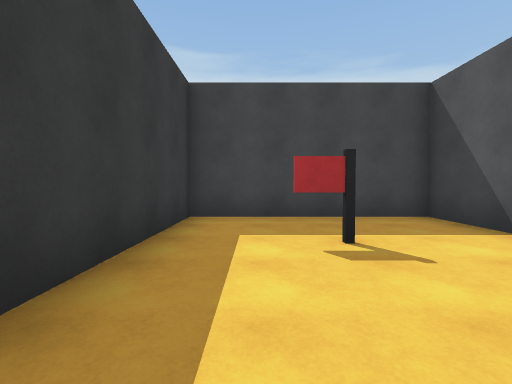
View 1 (above)

24 first-person views from a walk through a scene from a Unity 3-D project. The camera is 1.3 m above the floor, tilts 2° down and sees 85° across. The floor is counted in squares, 2 m on a side. Each view is taken from the middle of a square. On the plan, view 1 faces up. The plan holds only what a view shows up to about 9 squares ahead; the rest is blank. The place goes on beyond the plan. The player is left out.

View 2
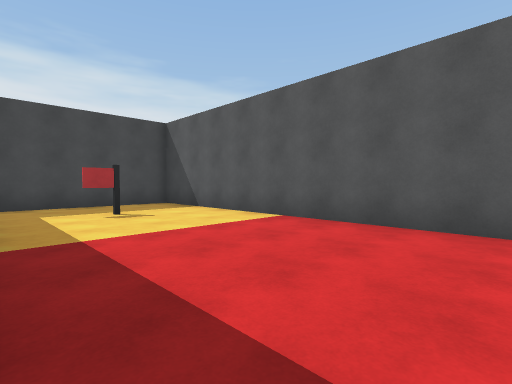

View 3
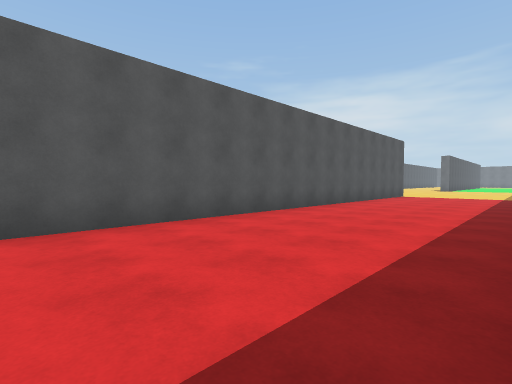

View 4
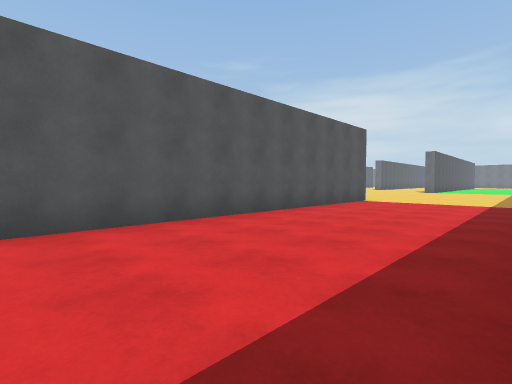

View 5
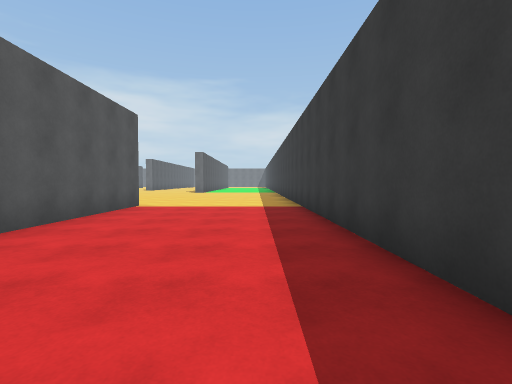

View 6
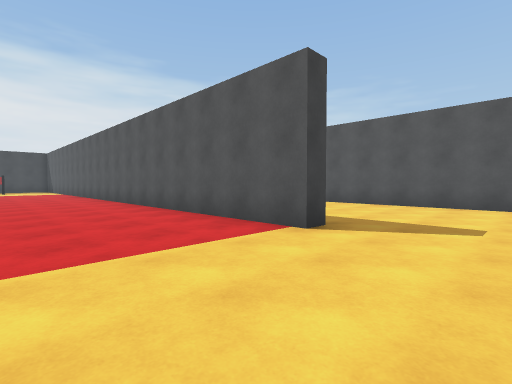

View 7
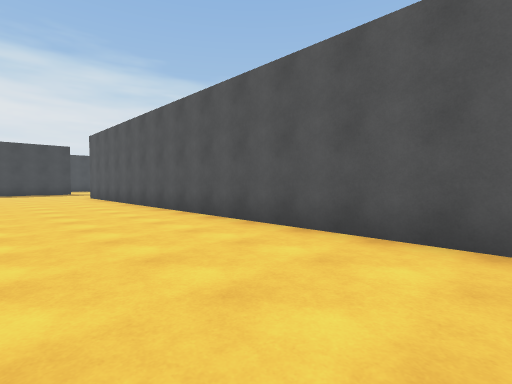

View 8
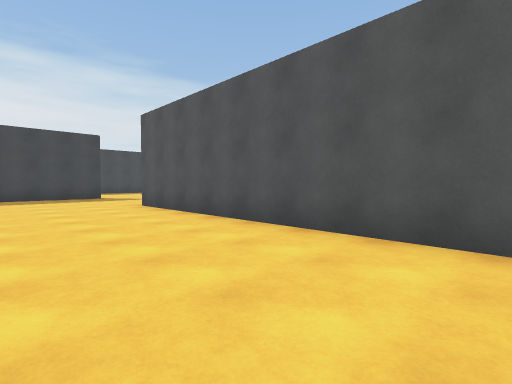

View 9
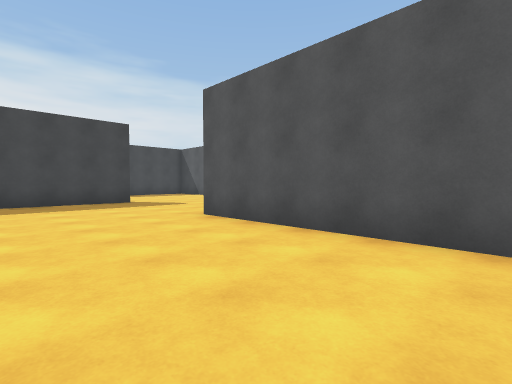

View 10
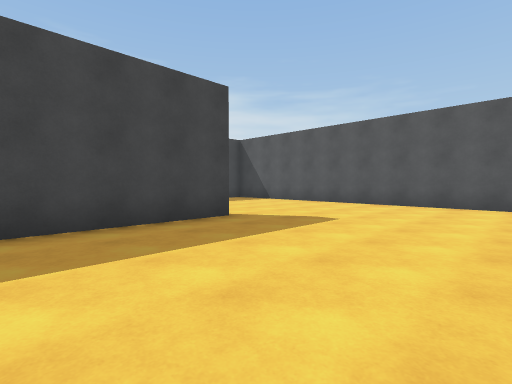

View 11
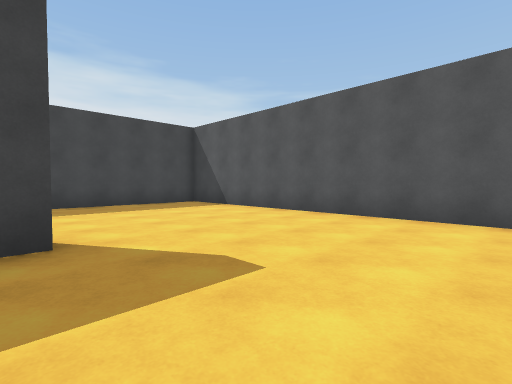

View 12
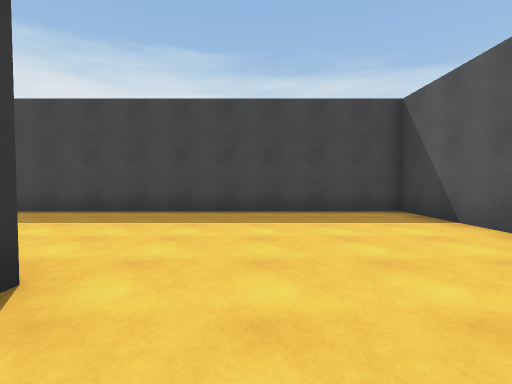

View 13
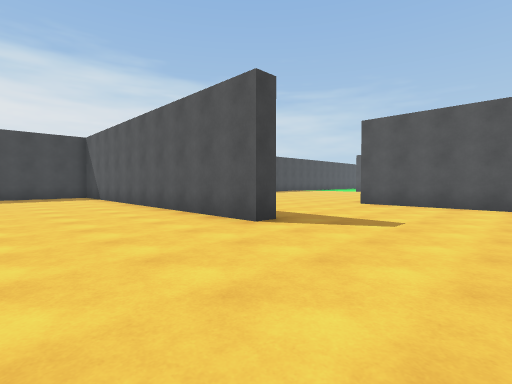

View 14
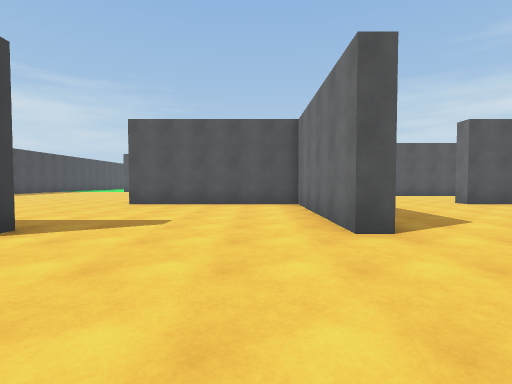

View 15
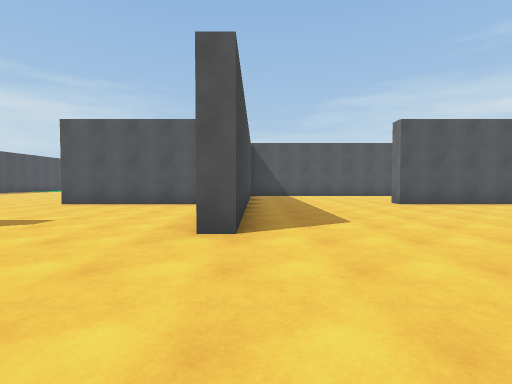

View 16
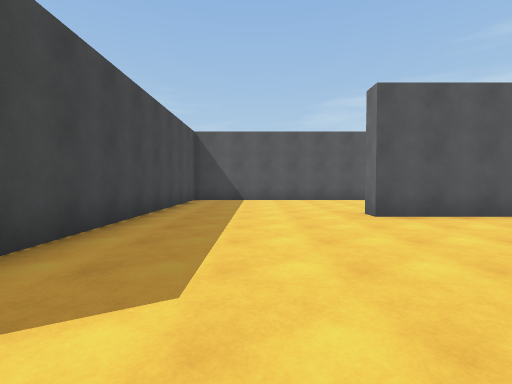

View 17
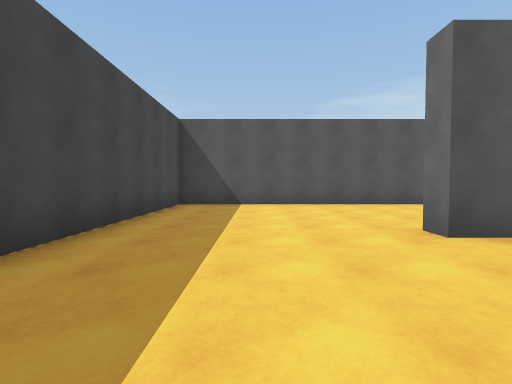

View 18
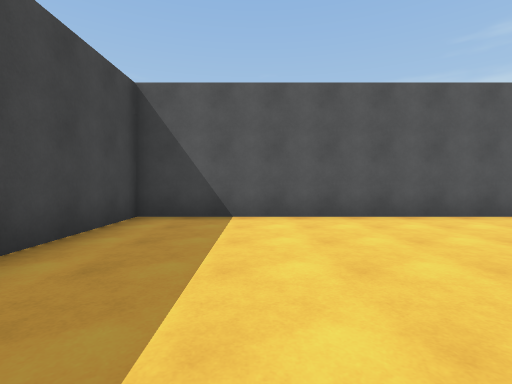

View 19
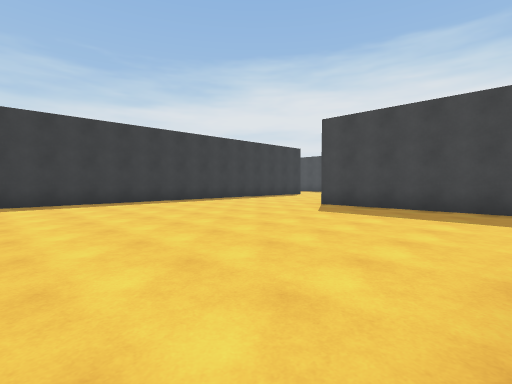

View 20
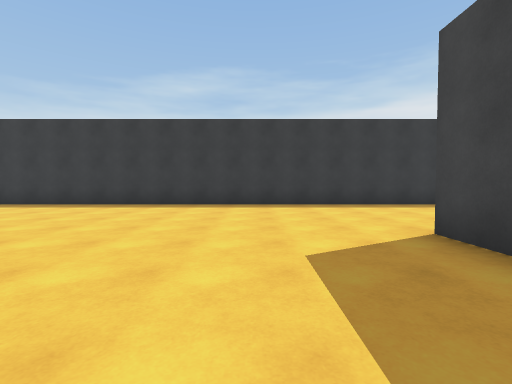

View 21
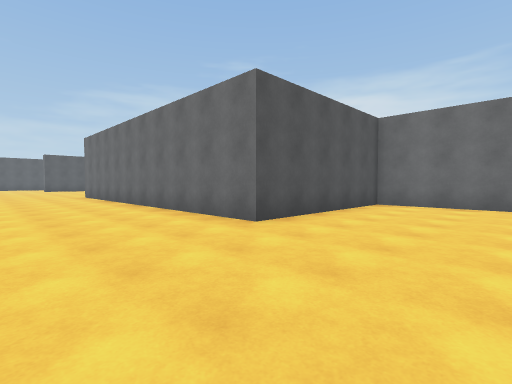

View 22
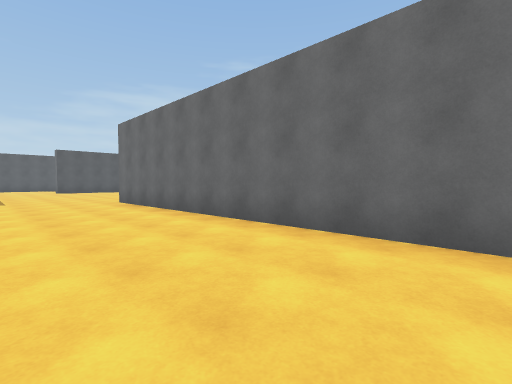

View 23
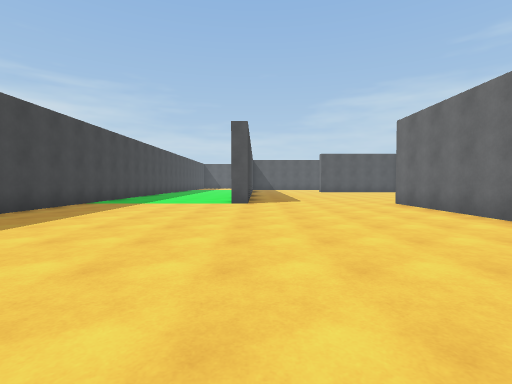

View 24
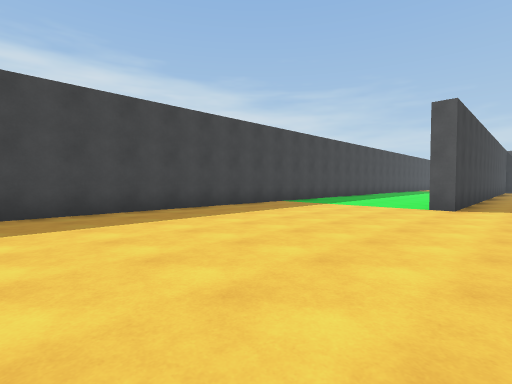

### Floor plan
Points are (right, up) in squares from view 1. A wall is a line through its corners. A room is listed if a view was taken in it or the views show most of it. See-through windows are left out.
Room 1 (views 1, 2, 3, 4, 5, 6, 7, 8, 9, 10, 11, 12, 13, 14, 15, 16, 17, 18, 19, 20, 21, 22, 23, 24)
walls: (13.8, -4.8) (13.3, -4.8) (13.3, 5.2) (4.6, 5.2); (8.8, -6.6) (8.8, -17.5); (8.6, 0.2) (5.1, 0.2); (18.3, -17.5) (18.3, -14.3) (18.8, -14.3); (23.2, -17) (23.2, -9.8) (13.5, -9.8) (13.5, -9.3) (18.3, -9.3) (18.3, -4.3) (28.5, -4.3); (8.3, -16.9) (8.3, -4.2); (3.8, -14.8) (3.2, -14.8) (3.2, 5.2) (-1.3, 5.2) (-1.3, 1.2); (29, 5.2) (21.2, 5.2); (-1.3, -8.2) (-1.3, -16); (32.5, 0.2) (28.5, 0.2) (28.5, 0.8)
objects: pole (1, 3)

Where each view was taken, in squares from view 1:
view 1: 0 up, 0 right, facing up
view 2: 3 down, 1 left, facing up-right
view 3: 1 down, 1 left, facing down-right
view 4: 5 down, 1 left, facing down-right
view 5: 7 down, 0 right, facing down
view 6: 17 down, 0 right, facing up-right
view 7: 17 down, 5 right, facing up-right
view 8: 12 down, 5 right, facing up-right
view 9: 9 down, 5 right, facing up-right
view 10: 4 down, 5 right, facing up-right
view 11: 3 down, 8 right, facing up-right
view 12: 1 down, 10 right, facing up
view 13: 8 down, 10 right, facing up-right
view 14: 8 down, 10 right, facing right
view 15: 10 down, 10 right, facing right
view 16: 12 down, 13 right, facing right
view 17: 12 down, 15 right, facing right
view 18: 12 down, 18 right, facing right
view 19: 17 down, 18 right, facing up-left
view 20: 12 down, 17 right, facing left
view 21: 1 down, 15 right, facing down-right
view 22: 1 down, 19 right, facing down-right
view 23: 0 up, 20 right, facing right
view 24: 1 down, 21 right, facing up-right
